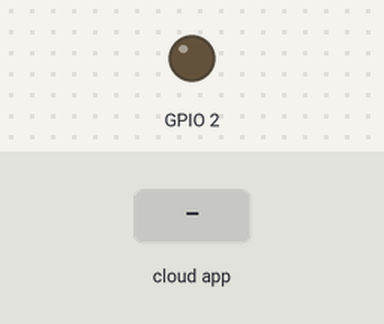
Simulated run of this sketch. Board: ESP32. On the bench: output pins drawn as LEDs (lit = HIGH). Inputs (shaded band) come from the test bench. WiFi joins after 1.5 s; servers stay silent unless stated; the Firebase database answers and starts empty; what the sketch prints to the serial monitor is not drawn.

Above: at 3.7 s.
3.8 s: the phone or cloud app sets led to 1
At 5.0 s:
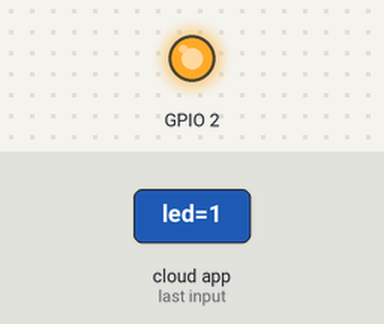
5.3 s: the phone or cloud app sets led to 0
At 6.9 s:
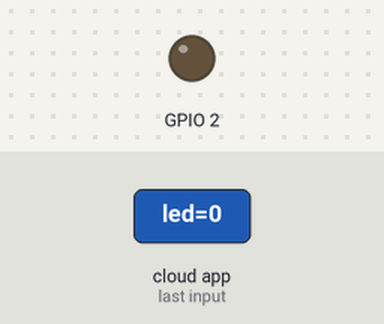
Timing chart, 0 to 8.4 s (numbered marks = the images above; inputs shaded):
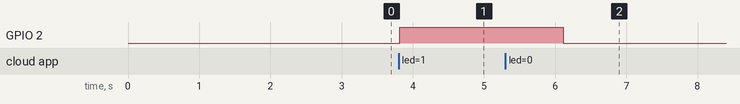

Measured:
- after the input at 3.8 s, GPIO 2: LOW → HIGH at once
- after the input at 5.3 s, GPIO 2: HIGH → LOW after 0.81 s

The sketch:

FirebaseLED.ino
```cpp
#include <WiFi.h>
#include <FirebaseESP32.h>

const char* ssid = "Eon33i";
const char* password = "11111111";

int led = 2;

FirebaseData firebaseData;

void setup() {
  Serial.begin(9600);
  delay(1000);
  pinMode(2, OUTPUT);

  WiFi.begin(ssid, password);

  while (WiFi.status() != WL_CONNECTED) {
    delay(500);
    Serial.print(".");
  }

  Serial.println(".......");
  Serial.println("WiFi Connected....IP Address:");
  Serial.println(WiFi.localIP());

  Firebase.begin("https://led-control-84415.firebaseio.com/", "198tu63LjujFpji6EvwJJAteWNeX235K5XbOd7gi");
  Serial.println("Firebase connected");
}

void loop() {

  if (Firebase.getInt(firebaseData, "/led")) {
    if  (firebaseData.dataType() == "int") {
      int val = firebaseData.intData();
      if (val == 0) {
       digitalWrite(2,LOW);
       Serial.println("LED OFF");
       delay(1000);
      }
      else if(val==1){
        digitalWrite(2,HIGH);
        Serial.println("LED ON");
        delay(1000);
      }
      else{
       digitalWrite(2,LOW);
       Serial.println("Error..");
       delay(1000);
      }
    }
  }
   else
    {
      Serial.println("FAILED");
      Serial.println("REASON: " + firebaseData.errorReason());
      Serial.println("------------------------------------");
      Serial.println();
    }
}
```
